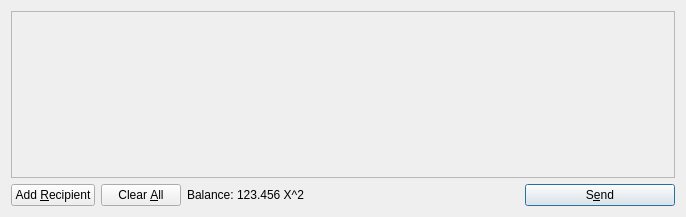
<?xml version="1.0" encoding="UTF-8"?>
<ui version="4.0">
 <class>SendCoinsDialog</class>
 <widget class="QDialog" name="SendCoinsDialog">
  <property name="geometry">
   <rect>
    <x>0</x>
    <y>0</y>
    <width>686</width>
    <height>217</height>
   </rect>
  </property>
  <property name="windowTitle">
   <string>Send Coins</string>
  </property>
  <layout class="QVBoxLayout" name="verticalLayout">
   <item>
    <widget class="QScrollArea" name="scrollArea">
     <property name="widgetResizable">
      <bool>true</bool>
     </property>
     <widget class="QWidget" name="scrollAreaWidgetContents">
      <property name="geometry">
       <rect>
        <x>0</x>
        <y>0</y>
        <width>666</width>
        <height>165</height>
       </rect>
      </property>
      <layout class="QVBoxLayout" name="verticalLayout_2">
       <property name="margin">
        <number>0</number>
       </property>
       <item>
        <layout class="QVBoxLayout" name="entries">
         <property name="spacing">
          <number>6</number>
         </property>
        </layout>
       </item>
       <item>
        <spacer name="verticalSpacer">
         <property name="orientation">
          <enum>Qt::Vertical</enum>
         </property>
         <property name="sizeHint" stdset="0">
          <size>
           <width>20</width>
           <height>40</height>
          </size>
         </property>
        </spacer>
       </item>
      </layout>
     </widget>
    </widget>
   </item>
   <item>
    <layout class="QHBoxLayout" name="horizontalLayout">
     <item>
      <widget class="QPushButton" name="addButton">
       <property name="toolTip">
        <string>Send to multiple recipients at once</string>
       </property>
       <property name="text">
        <string>Add &amp;Recipient</string>
       </property>
       <property name="icon">
        <iconset resource="../parabola.qrc">
         <normaloff>:/icons/add</normaloff>:/icons/add</iconset>
       </property>
       <property name="autoDefault">
        <bool>false</bool>
       </property>
      </widget>
     </item>
     <item>
      <widget class="QPushButton" name="clearButton">
       <property name="sizePolicy">
        <sizepolicy hsizetype="Minimum" vsizetype="Fixed">
         <horstretch>0</horstretch>
         <verstretch>0</verstretch>
        </sizepolicy>
       </property>
       <property name="toolTip">
        <string>Remove all transaction fields</string>
       </property>
       <property name="text">
        <string>Clear &amp;All</string>
       </property>
       <property name="icon">
        <iconset resource="../parabola.qrc">
         <normaloff>:/icons/remove</normaloff>:/icons/remove</iconset>
       </property>
       <property name="autoRepeatDelay">
        <number>300</number>
       </property>
       <property name="autoDefault">
        <bool>false</bool>
       </property>
      </widget>
     </item>
     <item>
      <layout class="QHBoxLayout" name="horizontalLayout_2">
       <property name="spacing">
        <number>3</number>
       </property>
       <item>
        <widget class="QLabel" name="label">
         <property name="text">
          <string>Balance:</string>
         </property>
        </widget>
       </item>
       <item>
        <widget class="QLabel" name="labelBalance">
         <property name="cursor">
          <cursorShape>IBeamCursor</cursorShape>
         </property>
         <property name="text">
          <string>123.456 X^2</string>
         </property>
         <property name="textInteractionFlags">
          <set>Qt::LinksAccessibleByMouse|Qt::TextSelectableByKeyboard|Qt::TextSelectableByMouse</set>
         </property>
        </widget>
       </item>
      </layout>
     </item>
     <item>
      <spacer name="horizontalSpacer">
       <property name="orientation">
        <enum>Qt::Horizontal</enum>
       </property>
       <property name="sizeHint" stdset="0">
        <size>
         <width>40</width>
         <height>20</height>
        </size>
       </property>
      </spacer>
     </item>
     <item>
      <widget class="QPushButton" name="sendButton">
       <property name="minimumSize">
        <size>
         <width>150</width>
         <height>0</height>
        </size>
       </property>
       <property name="toolTip">
        <string>Confirm the send action</string>
       </property>
       <property name="text">
        <string>S&amp;end</string>
       </property>
       <property name="icon">
        <iconset resource="../parabola.qrc">
         <normaloff>:/icons/send</normaloff>:/icons/send</iconset>
       </property>
       <property name="default">
        <bool>true</bool>
       </property>
      </widget>
     </item>
    </layout>
   </item>
  </layout>
 </widget>
 <resources>
  <include location="../parabola.qrc"/>
 </resources>
 <connections/>
</ui>
